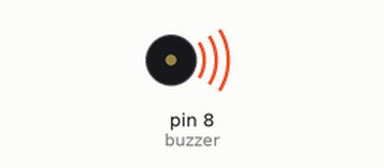
Recording of a sketch running on a simulated Arduino Uno, built with avr-gcc and run on an emulated ATmega328P. Shown: buzzer (waves = sounding).

Above: at 0.5 s.
Timing chart, 0 to 4.6 s (numbered marks = the images above):
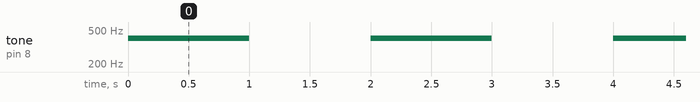

The sketch:

buzzer.ino
```cpp
// buzzer Connection progrem in arduino

int buzzer = 8;    // arduino pin

void setup() {

}

void loop() {
  tone(buzzer,400);    // pin and frequency seting
  delay(1000);         // 1s after Beep

  noTone(buzzer);      // tone off
  delay(1000);         // 1s
}
```

Measured:
- by itself, tone on pin 8 (buzzer): alternates 400 Hz for 1.0 s and silent for 1.0 s
